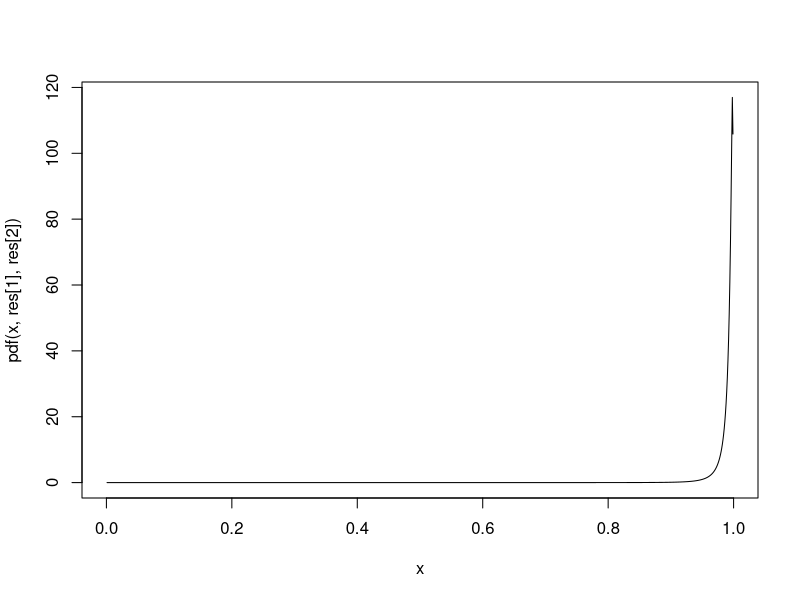
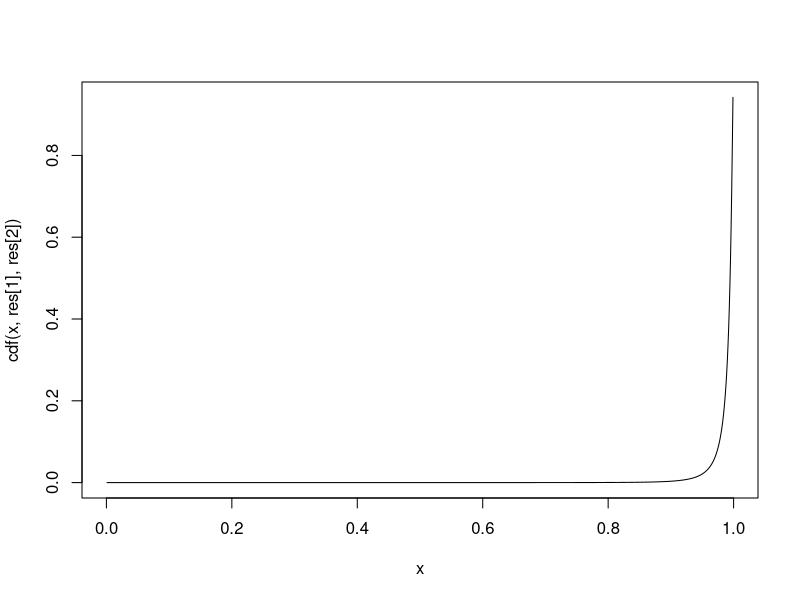

The R source for these figures, in order:

#########################################################

logit <- function(x) {log(x/(1-x))}
expit <- function(x) {1/(1+exp(-x))}



pdf <- function(x, mu, sigma) {1/sigma/sqrt(2*pi)/x/(1-x)*exp(-(logit(x)-mu)^2/(2*sigma^2))}
cdf <- function(x, mu, sigma) {pnorm(logit(x),mu,sigma)}


solve <- function(target=c(m=0.5,c=0.75), type="logit-normal", init=NULL)
{
  m <- target[1]
  c <- target[2]
  F1 <- 1-m
  F2 <- 1- (2*c*m-(2*c-1)*m^2)

  message(paste0("F1:",F1," , F2:",F2))

  f <- function(x)
  {
    #message(paste(x,collapse=","))
    L <- 0#expit(x[1]-6*x[2])
    U <- 1#expit(x[1]+6*x[2])
    f1 <- integrate(cdf, L, U , mu=x[1],sigma=(x[2]))$value
    f2 <- integrate(function(x, mu, sigma) {cdf(x,mu,sigma)^2} , L, U ,mu=x[1], sigma=(x[2]))$value

    (f1-F1)^2+(f2-F2)^2
  }

  if(is.null(init))
  {
    init <- c(logit(m), (0.2))
  }
  res <- optim(init, f, method="L-BFGS-B", lower=c(-10,0), upper=c(10,10)) #, control=list(trace=100))

  if(res$convergence==0)
    c(mu=res$par[1], sigma=(res$par[2]))
  else
    NULL
}

m <- 0.99
c <- 0.90

res <- solve(c(m,c), init=c(5.18,1.10))


x <- (1:1000)/1001
plot(x, pdf(x,res[1],res[2]), type='l')
plot(x, cdf(x,res[1],res[2]), type='l')


###################################################################
simulate <- function(type=c('beta','logit-normal','probit-normal'), args=c(1,1), n_sim=10^6)
{
  if(type=="logit-normal")
  {
    pi <- 1/(1+exp(-rnorm(n_sim,args[1],args[2])))
    Y <- rbinom(n_sim,1,pi)
  }

  require(pROC)

  c(m=mean(pi), c=pROC::roc(Y~pi,)$auc)
}

simulate("logit-normal", res)
